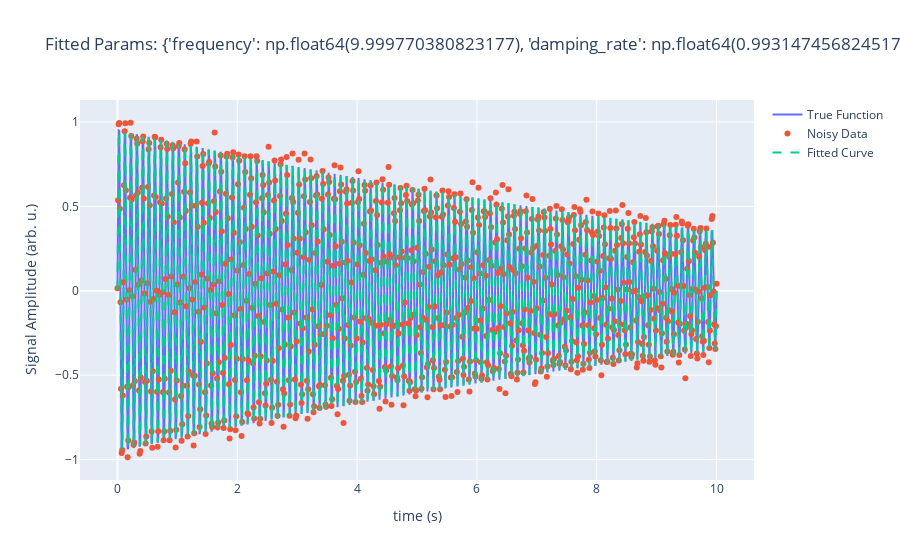

Source (notebook cell):
### Code cell
# True model parameters
true_params: Dict[str, float] = dict(
    frequency=10.0, amplitude=1.0, damping_rate=0.1, phase=0.0
)


np_rng = np.random.default_rng(42)
# 1. Generate clean data
x_samp: npt.NDArray[np.float64] = np.linspace(0, 10, 1000)
y_clean: npt.NDArray[np.float64] = damp_sine_wave(x_samp, **true_params)

# 2. Add noise
rng = np.random.default_rng(seed=42)
noise: npt.NDArray[np.float64] = np_rng.normal(scale=0.05, size=x_samp.shape)
y_noisy = y_clean + noise


# 3. Define a wrapper for curve_fit
# Wrapper for curve_fit
def wrapper(
    x: npt.NDArray[np.float64],
    frequency: float,
    amplitude: float,
    damping_rate: float,
    phase: float,
) -> npt.NDArray[np.float64]:
    return damp_sine_wave(
        x,
        frequency=frequency,
        damping_rate=damping_rate,
        phase=phase,
        amplitude=amplitude,
    )


key_order = ("frequency", "amplitude", "damping_rate", "phase")

# 4. Fit data with perturbed initial guess
initial_guess = [true_params[k] for k in key_order]  # intentionally inaccurate
initial_guess = np.array(initial_guess)
initial_guess = (
    initial_guess + np_rng.normal(scale=0.9, size=initial_guess.shape) * initial_guess
)  # add some noise to the initial guess
print(initial_guess)
popt, pcov = curve_fit(wrapper, x_samp, y_noisy, p0=initial_guess)
fitted_params = dict(zip(["frequency", "damping_rate", "phase"], popt))

# 5. Visualize
fig = go.Figure().update_layout(width=900)

fig.add_trace(go.Scatter(name="True Function", mode="lines", x=x_samp, y=y_clean))
fig.add_trace(
    go.Scatter(
        name="Noisy Data", mode="markers", x=x_samp, y=y_noisy, line=dict(width=1)
    )
)
fig.add_trace(
    go.Scatter(
        name="Fitted Curve",
        mode="lines",
        x=x_samp,
        y=wrapper(x_samp, *popt),
        line=dict(dash="dash"),
    )
)

fig.update_layout(
    xaxis_title="time (s)",
    yaxis_title="Signal Amplitude (arb. u.)",
    title=f"Fitted Params: {fitted_params}",
)
fig.show()

### Figure 1 — Plotly figure (JSON) as saved in the notebook; plotly's stock layout.template omitted (floating-point values rounded to 4 significant figures; data arrays with more than 128 entries replaced by an {"elided": "..."} marker saying what was removed)
{"data": [{"mode": "lines", "name": "True Function", "type": "scatter", "x": {"elided": "1000 float values"}, "y": {"elided": "1000 float values"}}, {"line": {"width": 1}, "mode": "markers", "name": "Noisy Data", "type": "scatter", "x": {"elided": "1000 float values"}, "y": {"elided": "1000 float values"}}, {"line": {"dash": "dash"}, "mode": "lines", "name": "Fitted Curve", "type": "scatter", "x": {"elided": "1000 float values"}, "y": {"elided": "1000 float values"}}], "layout": {"title": {"text": "Fitted Params: {'frequency': np.float64(9.999770380823177), 'damping_rate': np.float64(0.9931474568245174), 'phase': np.float64(0.09861836879537521)}"}, "width": 900, "xaxis": {"title": {"text": "time (s)"}}, "yaxis": {"title": {"text": "Signal Amplitude (arb. u.)"}}}}
